Frame 1 (no input): blank canvas, image omitted
Frame 60 (no input): blank canvas, image omitted
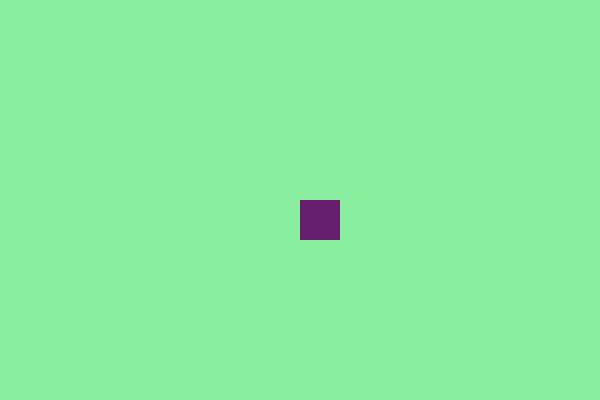
Frame 120 (the mouse pressed at the canvas centre since frame 60)

The p5.js sketch whose frames 1 and 60 were blank and that drew this single picture after the mouse press (run headless with seeded random() and noise() and a simulated clock; from frame 60 on, the mouse is pressed at the canvas centre):

// p5.js sketch
// ── sketch.js
var newWidth = 40;
var newHeight = 40;

//setup function executes once
function setup(){
    createCanvas(600,400);
    background(137, 237, 160);
    
    
  
}

//draw function loops forever
function draw(){
        // background(137, 237, 160);
        if(mouseIsPressed){
             noStroke();
            fill(103, 30, 109, 120);
            rect(mouseX,mouseY,newWidth,newHeight);
            
        
            
        }
            
          
}
